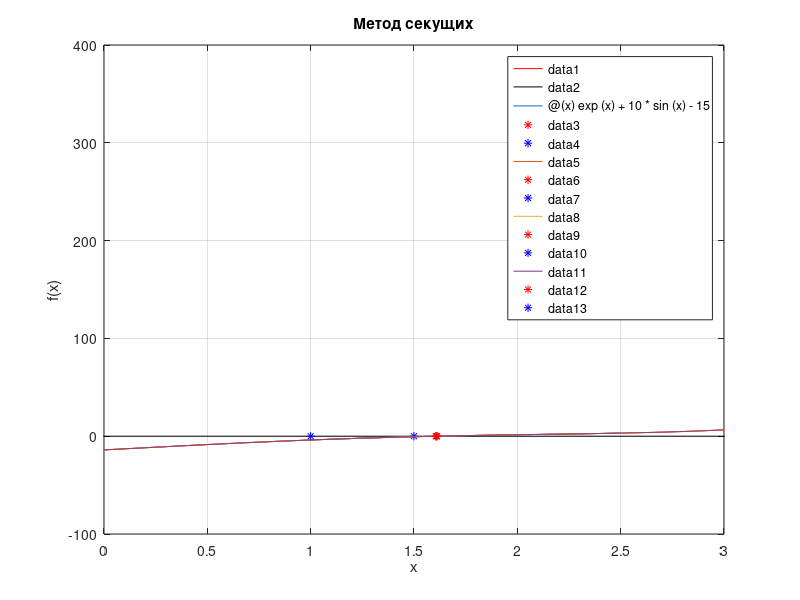

This figure's MATLAB source:
% Вариант 22:

%% номер 1 (Построение графика функции)
clc, clear vars, close all

x = linspace(-50,5,1000);
y = ((exp(x) + 10*sin(x))) - 15;

figure(1)
plot(x,y,"r-")
title('y = y(x)'), xlabel('x'), ylabel('y'), grid on
hold on
plot([-50,5],[0,0], "k-")
xlim([-50 5])

%% номер 2 (Локализация кореня методом
% половинного деления с
% невысокой точностью)
clc, clear vars, close all

y = @(x) exp(x) + 10*sin(x) - 15;

a = -5; b = 5; e = 0.001;

while(abs(a-b) >= e)
    c = (a + b)/2;
    if y(c) == 0
        fprintf('Решение: x = %.2f', c);
        break;
    end
    if y(c)*y(a) < 0
        b = c;
    else 
        a = c;
    end
end
fprintf('Решение: x = %.2f', c);

%% номер 3 (Решение с использованием ф-ий fzero)
clc, clear vars, close all

y = @(x) exp(x) + 10*sin(x) - 15;
fzero(y,1) % =1.6111

%% номер 4.1 (Уточние кореня методом ПИ)

clc, clearvars, close all;

f = @(x) exp(x) + 10*sin(x) - 15;
f1 = @(x) exp(x) + 10*cos(x);

tau = -0.05;  
phi = @(x) x + tau*f(x);
x0 = 1.5;
xStart = x0;
e = 0.001; 
maxIter = 100;  

phi_prime = @(x) 1 + tau*f1(x);
if abs(phi_prime(x0)) >= 1
    warning('Условие сходимости не выполняется! phi''(x0)=%f', phi_prime(x0));
end

for iter = 1:maxIter
    x = phi(x0);
    
    if abs(x - x0) < e
        fprintf('Решение: x = %.6f, f(x) = %.6f\nИтераций: %d\n', x, f(x), iter);
        break;
    end
    
    x0 = x;
    
    if iter == maxIter
        warning('Достигнут максимум итераций!');
    end
end

fplot(f, [1 2.5]), grid on, hold on;
plot(x, f(x), 'r*');
plot(xStart, f(x), 'b*');
title(sprintf('Метод простых итераций (t=%.2f)', tau));

%% номер 4.2 (Уточние кореня методом хорд)
clc, clear vars, close all

f = @(x) exp(x) + 10*sin(x) - 15;
f2 = @(x) exp(x) - 10*sin(x); 

a = -5; b = 5; e = 0.001;

if f(a)*f2(a) < 0
    x = b;
    z = a;
else
    x = a;
    z = b;
end
fz = f(z);
xStart = x;

if fz * f2(z)>0
    fprintf('Обеспечивается условия бысторой сходимости\n')
else 
    fprintf('Не обеспечивается условия бысторой сходимости\n')
end

i = 0;
while(1)
    h = (x - z)*f(x)/(f(x) - fz);
    x = x - h;
    if abs(h) <= e
        fprintf('Решение: x = %.6f, f(x) = %.6f\nИтераций: %d\n', x, f(x), i);
        break
    end
    i = i+ 1;
end

fplot(f, [-6 2.5]), grid on, hold on;
plot(x, f(x), 'r*');
plot(xStart, f(x), 'b*');
title(sprintf('Метод хорд (t=%.2f)', tau));

%% номер 4.3 (Уточние кореня методом касательных)
clc, clear vars, close all

f = @(x) exp(x) + 10*sin(x) - 15;
f1 = @(x) exp(x) + 10*cos(x);
f2 = @(x) exp(x) - 10*sin(x); 

a = -5; b = 5; e = 0.001;

if f(a)*f2(a) < 0
    x = a;
else
    x = b;
end
fz = f(z);
xStart = x;

if fz * f2(z)>0
    fprintf('Обеспечивается условия бысторой сходимости\n')
else 
    fprintf('Не обеспечивается условия бысторой сходимости\n')
end

i = 0;
while(1)
    h = f(x)/f1(x);
    x = x - h;
    if abs(h) <= e
        fprintf('Решение: x = %.6f, f(x) = %.6f\nИтераций: %d\n', x, f(x), i);
        break
    end
    i = i + 1;
end

fplot(f, [-1 6]), grid on, hold on;
plot(x, f(x), 'r*');
plot(xStart, f(x), 'b*');
title(sprintf('Метод касательных (t=%.2f)', tau));

%% номер 4.4 (Уточние кореня методом секущих)

clc, clearvars, close all;

f = @(x) exp(x) + 10*sin(x) - 15;
f1 = @(x) exp(x) + 10*cos(x); 
f2 = @(x) exp(x) - 10*sin(x);
e = 0.001;                         
max_iter = 100;                     


x0 = 1.0;
x1 = 2.0;
xStart = x0;

if f(x1) * f2(x1)>0
    fprintf('Обеспечивается условия бысторой сходимости\n')
else 
    fprintf('Не обеспечивается условия бысторой сходимости\n')
end


for i = 1:max_iter
    if i == 1
        f_prime = f1(1);
    else
        f_prime = (f(x1) - f(x0))/(x1 - x0);
    end
    
    x_new = x1 - f(x1)/f_prime;
   
    if abs(x_new - x1) < e
        fprintf('Решение: x = %f, f(x) = %.6f\nИтераций: %d\n', x_new, f(x_new), i);
        break;
    end
    
    x0 = x1;
    x1 = x_new;
    
    if i == max_iter
        warning('Достигнуто максимальное число итераций!');
    end
end

fplot(f, [0 3]), hold on;
plot(x_new, f(x_new), 'r*');
plot(xStart, f(x_new), 'b*');
title('Метод секущих'),xlabel('x'),ylabel('f(x)'),grid on;